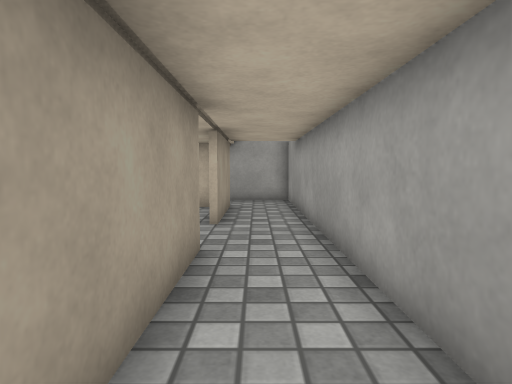
[1] (above)

24 first-person views from a walk through a Unity game level. The camera is 0.68 m above the floor, tilts 4° down and sees 75° across. The floor is counted in squares, 0.5 m on a side. Each view is taken from the middle of a square. On the plan, view 1 faces up. The plan holds only what a view shows up to about 15 squares ahead; the rest is blank. Surface patterns are stand-ins for the level's own textures.

[2]
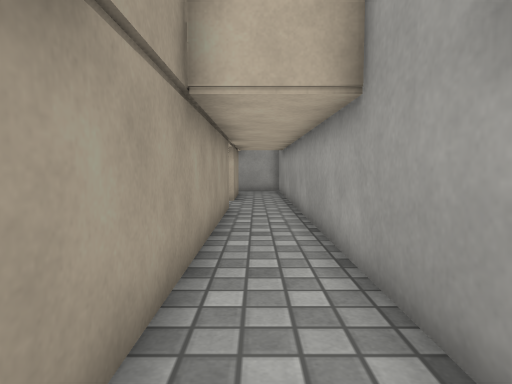

[3]
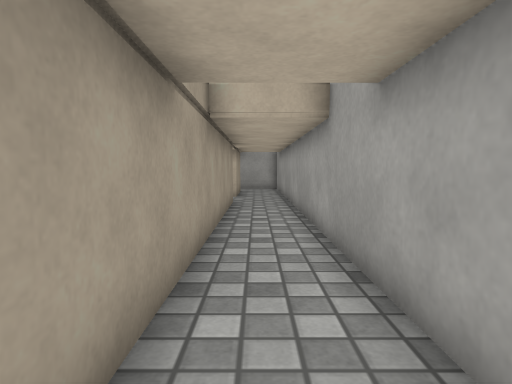

[4]
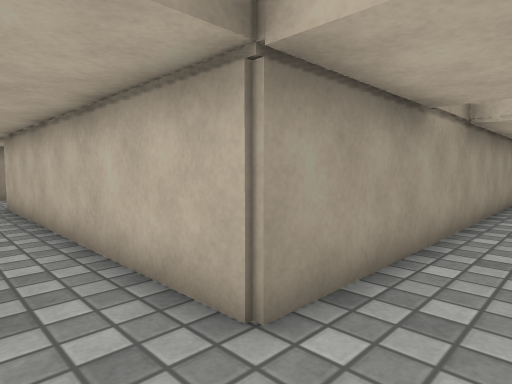

[5]
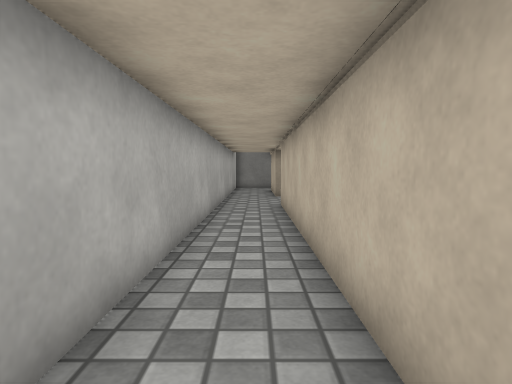

[6]
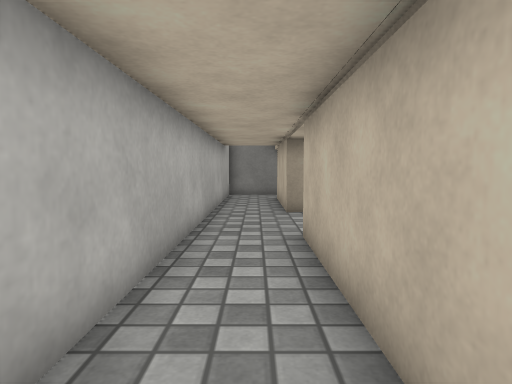

[7]
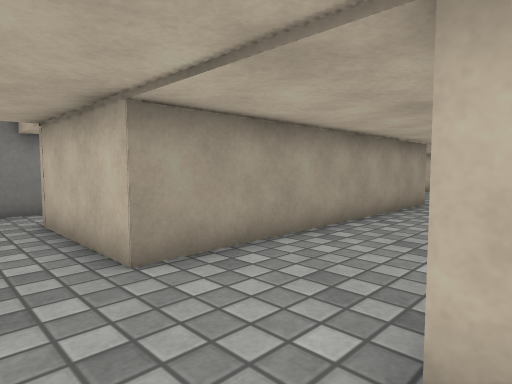

[8]
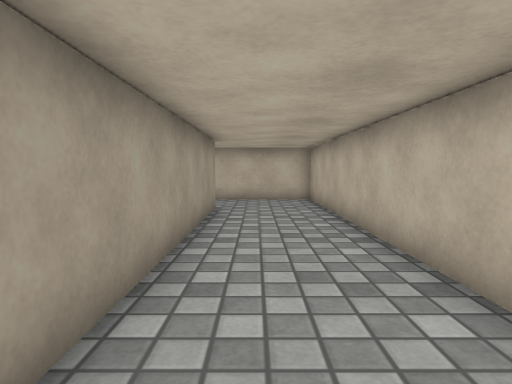

[9]
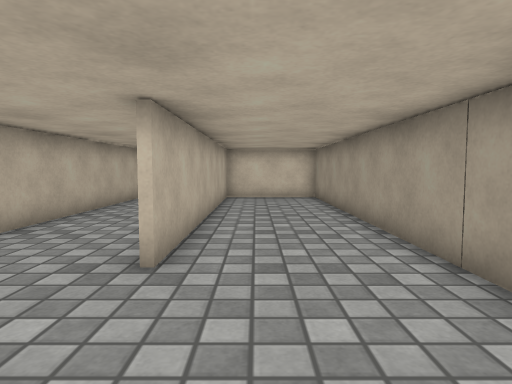

[10]
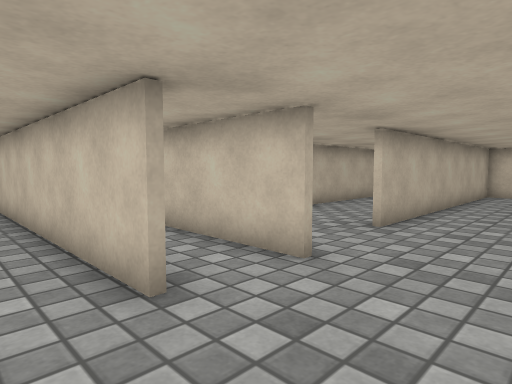

[11]
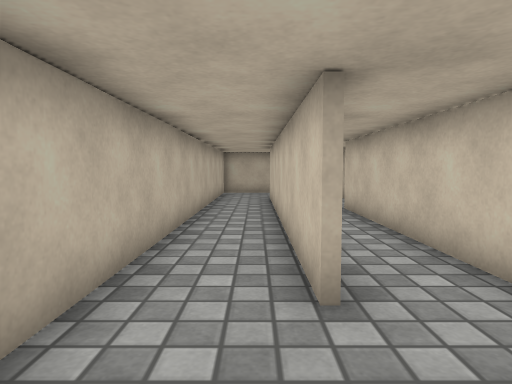

[12]
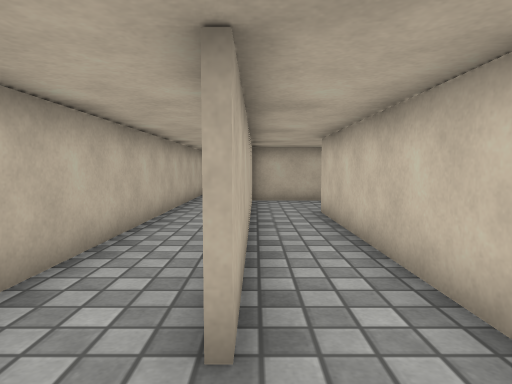

[13]
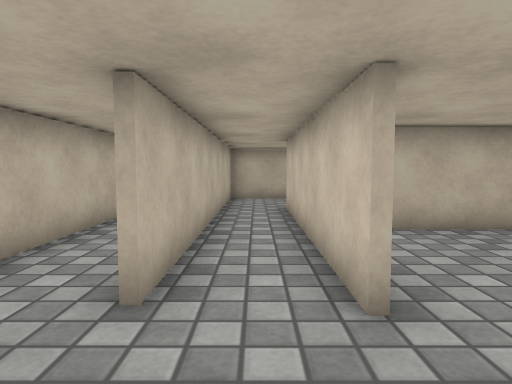

[14]
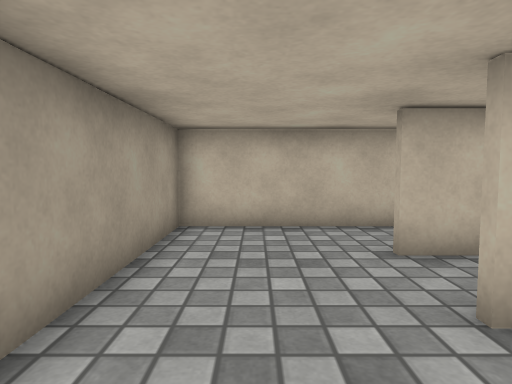

[15]
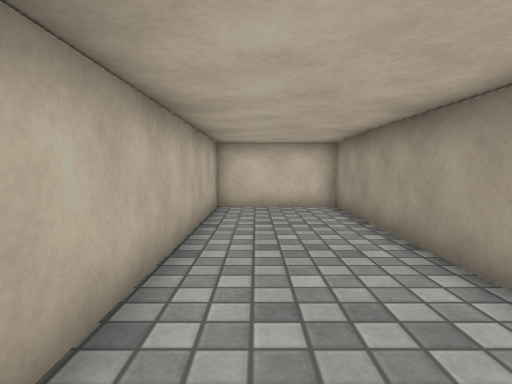

[16]
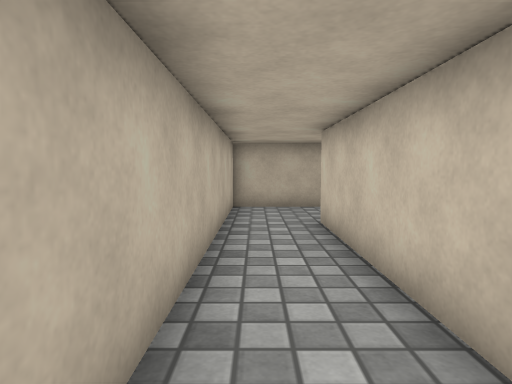

[17]
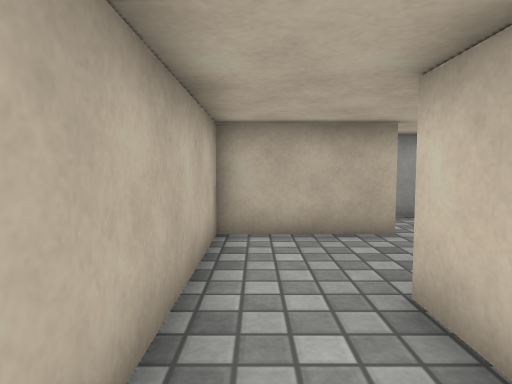

[18]
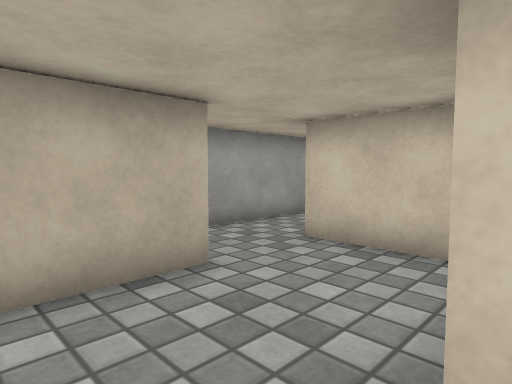

[19]
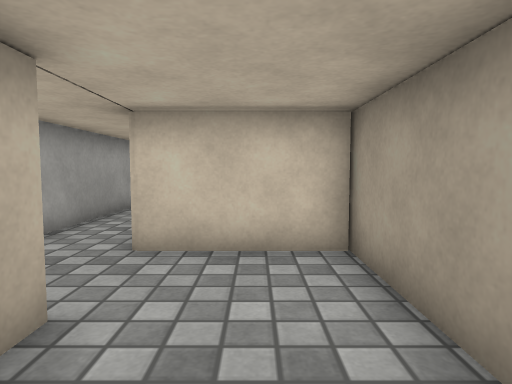

[20]
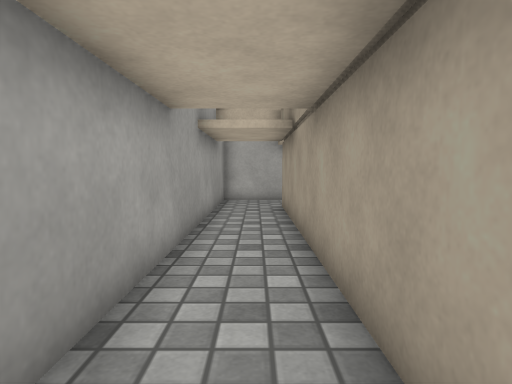

[21]
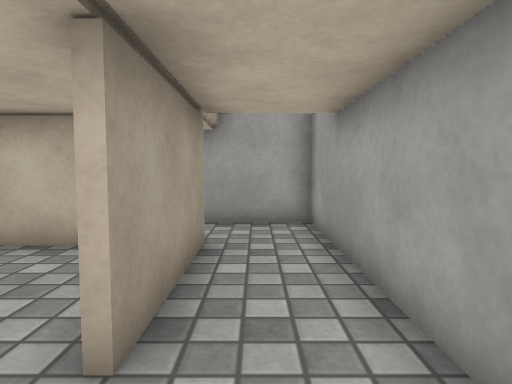

[22]
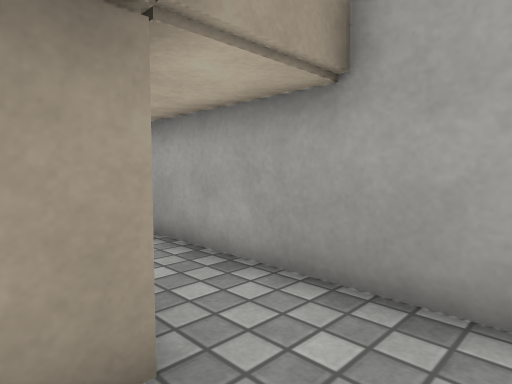

[23]
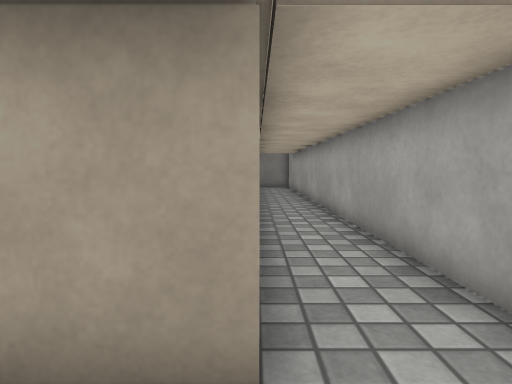

[24]
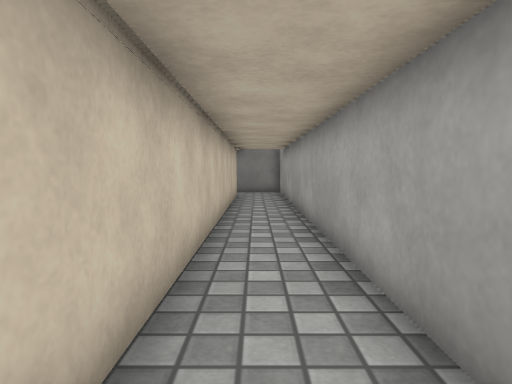

### Floor plan
Points are (right, up) in squares from view 1. A wall is a line through its corners. A room is listed if a view was taken in it or the views show most of it. See-through windows are left out.
Room 1 (views 1, 2, 3, 4, 5, 6, 7, 8, 20, 21, 22, 23, 24)
walls: (-16.4, 3.5) (-16.4, -8.1) (-21.1, -8.1); (-12.6, -7.1) (-12.6, 6.8) (-17, 6.8); (-19.1, 12) (-5.1, 12); (-0.9, 5.6) (-0.9, -8.1) (-12.6, -8.1); (-23.4, -7.5) (-23.4, -8.6); (-20.8, -10.4) (1.4, -10.4) (1.4, 14.4) (-19.1, 14.4); (-0.9, 12.1) (-0.9, 8)
ways out: opening at (-16, 5) to room 2; opening at (-1, 7) to room 3
Room 2 (views 9, 10, 11, 12, 13, 14, 15, 16, 17, 18, 19)
walls: (-20.8, 4.5) (-20.8, -7.8) (-16.6, -7.8) (-16.6, 3.5); (-16.9, 9.4) (-4.6, 9.4) (-4.6, 8.4); (-1.1, 8) (-1.1, 11.8) (-20.8, 11.8) (-20.8, 6.2)
ways out: opening at (-16, 5) to room 1; opening at (-3, 9) to room 3; opening at (-16, 8)
Room 3 (no view inside)
walls: (-4.6, 8.4) (-4.6, 5.6) (-0.9, 5.6)
ways out: opening at (-1, 7) to room 1; opening at (-3, 9) to room 2

Where each view was taken, in squares from view 1:
view 1: 0 up, 0 right, facing up
view 2: 6 down, 0 right, facing up
view 3: 8 down, 0 right, facing up
view 4: 10 down, 1 right, facing up-left
view 5: 9 down, 0 right, facing left
view 6: 9 down, 6 left, facing left
view 7: 10 down, 12 left, facing up-left
view 8: 8 down, 15 left, facing up
view 9: 8 up, 18 left, facing down
view 10: 11 up, 20 left, facing down-right
view 11: 10 up, 20 left, facing right
view 12: 9 up, 19 left, facing right
view 13: 8 up, 20 left, facing right
view 14: 4 up, 19 left, facing up
view 15: 4 up, 18 left, facing down
view 16: 11 up, 13 left, facing right
view 17: 11 up, 8 left, facing right
view 18: 11 up, 5 left, facing down-right
view 19: 11 up, 3 left, facing down
view 20: 4 up, 0 right, facing down
view 21: 6 up, 0 right, facing up
view 22: 11 up, 1 right, facing up-left
view 23: 12 up, 1 right, facing left
view 24: 13 up, 4 left, facing left
